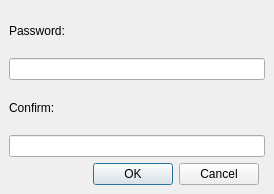
<?xml version="1.0" encoding="UTF-8"?>
<ui version="4.0">
 <class>VNC_Password_Window</class>
 <widget class="QDialog" name="VNC_Password_Window">
  <property name="geometry">
   <rect>
    <x>0</x>
    <y>0</y>
    <width>274</width>
    <height>194</height>
   </rect>
  </property>
  <property name="windowTitle">
   <string>VNC Password</string>
  </property>
  <property name="windowIcon">
   <iconset resource="../resources/icons.qrc">
    <normaloff>:/exec.png</normaloff>:/exec.png</iconset>
  </property>
  <layout class="QGridLayout">
   <property name="leftMargin">
    <number>9</number>
   </property>
   <property name="topMargin">
    <number>9</number>
   </property>
   <property name="rightMargin">
    <number>9</number>
   </property>
   <property name="bottomMargin">
    <number>9</number>
   </property>
   <property name="spacing">
    <number>6</number>
   </property>
   <item row="0" column="0" colspan="3">
    <widget class="QLabel" name="label">
     <property name="text">
      <string>Password:</string>
     </property>
    </widget>
   </item>
   <item row="1" column="0" colspan="3">
    <widget class="QLineEdit" name="Edit_Password">
     <property name="maxLength">
      <number>8</number>
     </property>
     <property name="echoMode">
      <enum>QLineEdit::Password</enum>
     </property>
    </widget>
   </item>
   <item row="3" column="0" colspan="3">
    <widget class="QLineEdit" name="Edit_Confirm_Password">
     <property name="maxLength">
      <number>8</number>
     </property>
     <property name="echoMode">
      <enum>QLineEdit::Password</enum>
     </property>
    </widget>
   </item>
   <item row="2" column="0" colspan="3">
    <widget class="QLabel" name="label_2">
     <property name="text">
      <string>Confirm:</string>
     </property>
    </widget>
   </item>
   <item row="5" column="0">
    <spacer>
     <property name="orientation">
      <enum>Qt::Horizontal</enum>
     </property>
     <property name="sizeHint" stdset="0">
      <size>
       <width>40</width>
       <height>20</height>
      </size>
     </property>
    </spacer>
   </item>
   <item row="5" column="1">
    <widget class="Dialog_Button_Box" name="buttonBox">
     <property name="standardButtons">
      <set>QDialogButtonBox::Cancel|QDialogButtonBox::Ok</set>
     </property>
    </widget>
   </item>
  </layout>
 </widget>
 <customwidgets>
  <customwidget>
   <class>Dialog_Button_Box</class>
   <extends>QDialogButtonBox</extends>
   <header>Dialog_Button_Box.h</header>
  </customwidget>
 </customwidgets>
 <resources>
  <include location="../resources/icons.qrc"/>
 </resources>
 <connections>
  <connection>
   <sender>buttonBox</sender>
   <signal>accepted()</signal>
   <receiver>VNC_Password_Window</receiver>
   <slot>accept()</slot>
   <hints>
    <hint type="sourcelabel">
     <x>170</x>
     <y>168</y>
    </hint>
    <hint type="destinationlabel">
     <x>136</x>
     <y>96</y>
    </hint>
   </hints>
  </connection>
  <connection>
   <sender>buttonBox</sender>
   <signal>rejected()</signal>
   <receiver>VNC_Password_Window</receiver>
   <slot>reject()</slot>
   <hints>
    <hint type="sourcelabel">
     <x>170</x>
     <y>168</y>
    </hint>
    <hint type="destinationlabel">
     <x>136</x>
     <y>96</y>
    </hint>
   </hints>
  </connection>
 </connections>
</ui>
